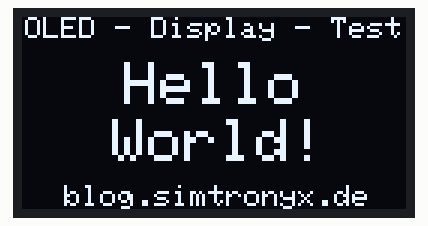
Recording of a sketch running on a simulated Arduino Uno, built with avr-gcc and run on an emulated ATmega328P. Shown: 128×64 one-colour display.

Above: at 0.1 s.

The sketch:

OLED-test.ino
```cpp
#include <SPI.h>
#include <Wire.h>
#include <Adafruit_GFX.h>
#include <Adafruit_SSD1306.h>

#define OLED_RESET 4 // not used / nicht genutzt bei diesem Display
Adafruit_SSD1306 display(OLED_RESET);

void setup()   {

  // initialize with the I2C addr 0x3C / mit I2C-Adresse 0x3c initialisieren
  display.begin(SSD1306_SWITCHCAPVCC, 0x3C);

  // random start seed / zufälligen Startwert für Random-Funtionen initialisieren
  randomSeed(analogRead(0));
}

#define DRAW_DELAY 118
#define D_NUM 47

int i;

void loop() {

  display.clearDisplay();

  // set text color / Textfarbe setzen
  display.setTextColor(WHITE);
  // set text size / Textgroesse setzen
  display.setTextSize(1);
  // set text cursor position / Textstartposition einstellen
  display.setCursor(1,0);
  // show text / Text anzeigen
  display.println("OLED - Display - Test");
  display.setCursor(14,56);
  display.println("blog.simtronyx.de");
  display.setTextSize(2);
  display.setCursor(34,15);
  display.println("Hello");
  display.setCursor(30,34);
  display.println("World!");
  display.display();
  delay(8000);
  /*
  display.clearDisplay();

  // invert the display / Display invertieren
  display.invertDisplay(true);
  delay(2000);
  display.invertDisplay(false);
  delay(1000);

  // draw some random pixel / zufaellige Pixel anzeigen
  for(i=0;i<380;i++){
    display.drawPixel(random(128),random(64), WHITE);
    display.display();
  }
  delay(DRAW_DELAY);
  display.clearDisplay();

  // draw some random lines / zufaellige Linien anzeigen
  for(i=0;i<D_NUM;i++){
    display.drawLine(random(128),random(64),random(128),random(64), WHITE);
    display.display();
    delay(DRAW_DELAY);
    display.clearDisplay();
  }

  // draw some random triangles / zufaellige Dreiecke anzeigen
  for(i=0;i<D_NUM;i++){
    if(random(2))display.drawTriangle(random(128),random(64),random(128),random(64), random(128),random(64), WHITE); // normal
    else display.fillTriangle(random(128),random(64),random(128),random(64), random(128),random(64), WHITE);     // filled / ausgefuellt
    display.display();
    delay(DRAW_DELAY);
    display.clearDisplay();
  }

  // draw some random rectangles / zufaellige Rechtecke anzeigen
  for(i=0;i<D_NUM;i++){
    int rnd=random(4);
    if(rnd==0)display.drawRect(random(88),random(44),random(40),random(20), WHITE);               // normal
    else if(rnd==1)display.fillRect(random(88),random(44),random(40),random(20), WHITE);            // filled / ausgefuellt
    else if(rnd==2)display.drawRoundRect(random(88),random(44),random(30)+10,random(15)+5,random(5), WHITE);  // normal with rounded edges / normal mit abgerundeten Ecken
    else display.fillRoundRect(random(88),random(44),random(30)+10,random(15)+5,random(5), WHITE);        // filled with rounded edges / ausgefuellt mit  mit abgerundeten Ecken
    display.display();
    delay(DRAW_DELAY);
    display.clearDisplay();
  }

  // draw some random circles / zufaellige Kreise anzeigen
  for(i=0;i<D_NUM;i++){
    if(random(2))display.drawCircle(random(88)+20,random(44)+20,random(10), WHITE); // normal
    else display.fillCircle(random(88)+20,random(44)+20,random(10), WHITE);     // filled / ausgefuellt
    display.display();
    delay(DRAW_DELAY);
    display.clearDisplay();
  }
*/
}
```
